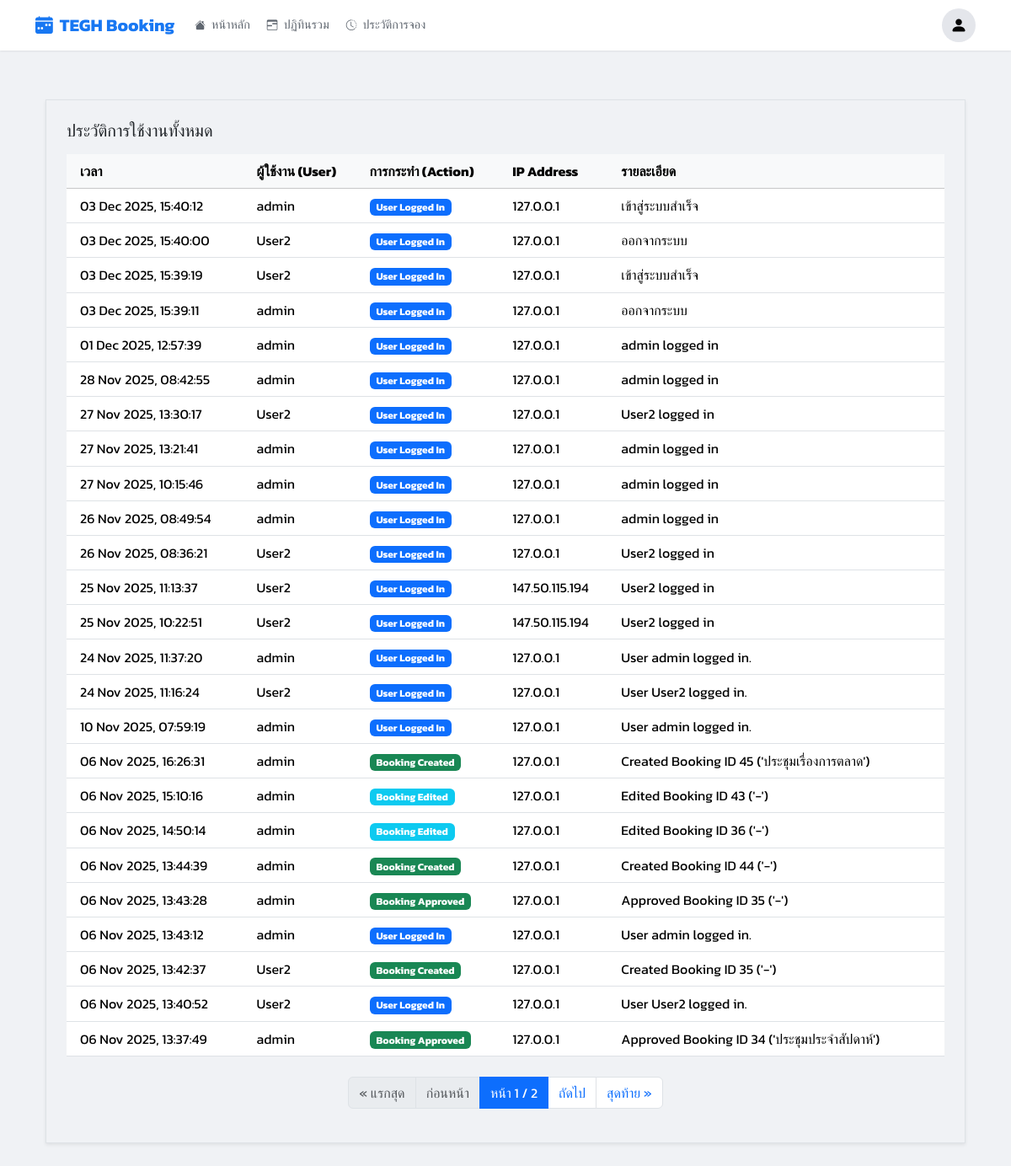
The app's page /audit-log/ (signed in), older data.
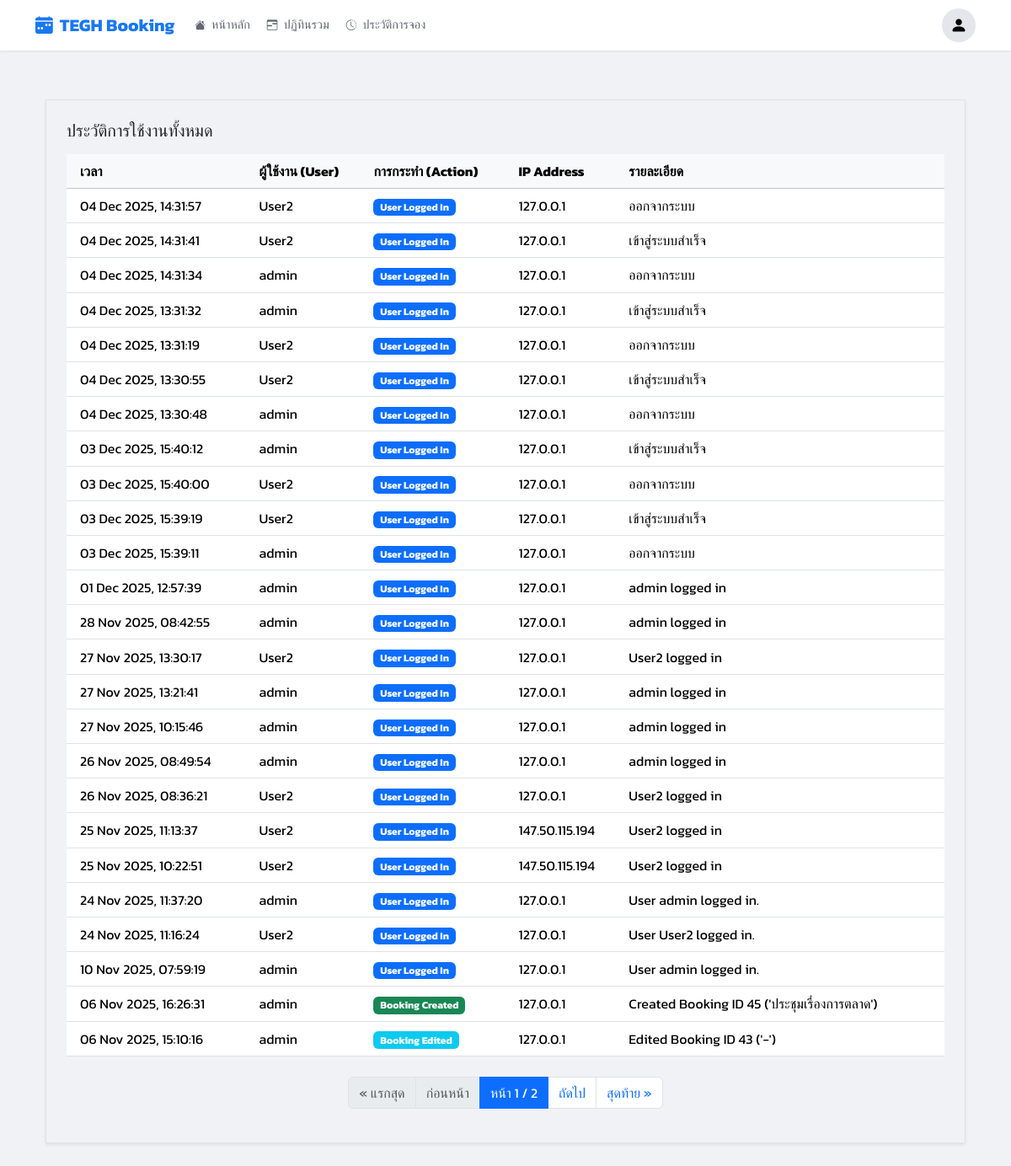
The same page, newer data.
### booking/models.py (models this page shows, shortened)
class AuditLog(models.Model):
    ACTION_CHOICES = [
        ('LOGIN', 'User Logged In'),
        ('BOOKING_CREATED', 'Booking Created'),
        ('BOOKING_EDITED', 'Booking Edited'),
        ('BOOKING_CANCELLED', 'Booking Cancelled'),
        ('BOOKING_APPROVED', 'Booking Approved'),
        ('BOOKING_REJECTED', 'Booking Rejected'),
        ('OUTLOOK_SYNC', 'Outlook Synced'),
    ]
    user = models.ForeignKey(User, on_delete=models.SET_NULL, null=True, blank=True)
    action = models.CharField(max_length=20, choices=ACTION_CHOICES)
    timestamp = models.DateTimeField(auto_now_add=True)
    details = models.TextField(blank=True, null=True)
    ip_address = models.GenericIPAddressField(null=True, blank=True)
    class Meta:
        ordering = ['-timestamp']

### booking/views.py (the view)
# urls.py: path('audit-log/', views.audit_log_view, name='audit_log'),
@login_required
def audit_log_view(request):
    logs = AuditLog.objects.all()
    paginator = Paginator(logs, 25)
    page_obj = paginator.get_page(request.GET.get('page'))
    return render(request, 'pages/audit_log.html', {**get_base_context(request), 'page_obj': page_obj})

### booking/views.py (called while the page is built)
def is_admin(user):
    return user.is_authenticated and (user.is_superuser or user.groups.filter(name='Admin').exists())

def is_approver_or_admin(user):
    return user.is_authenticated and (user.is_superuser or user.groups.filter(name__in=['Approver', 'Admin']).exists())

### templates/pages/audit_log.html (shortened to what this page needs)
{% extends 'base.html' %}
{% load static %}
{% block content %}
<div class="container-fluid py-4">
    <div class="content-card shadow-sm border p-3 p-md-4">
        <h5 class="mb-3">ประวัติการใช้งานทั้งหมด</h5>
        <div class="table-responsive">
            <table class="table table-hover mb-0 align-middle">
                <thead class="table-light">
                    <tr>
                        <th scope="col" class="ps-3">เวลา</th>
                        <th scope="col">ผู้ใช้งาน (User)</th>
                        <th scope="col">การกระทำ (Action)</th>
                        <th scope="col">IP Address</th>
                        <th scope="col">รายละเอียด</th>
                    </tr>
                </thead>
                <tbody>
                    {% for log in page_obj %}
                    <tr>
                        <td class="ps-3">{{ log.timestamp|date:"d M Y, H:i:s" }}</td>
                        <td>
                            {% if log.user %}
                                {{ log.user.username }}
                            {% else %}
                                <span class="text-muted small">(N/A)</span>
                            {% endif %}
                        </td>
                        <td>
                            <span class="badge
                                {% if log.action == 'LOGIN' %}bg-primary
                                {% elif log.action == 'BOOKING_CREATED' %}bg-success
                                {% elif log.action == 'BOOKING_EDITED' %}bg-info
                                {% elif log.action == 'BOOKING_APPROVED' %}bg-success
                                {% elif log.action == 'BOOKING_REJECTED' %}bg-warning text-dark
                                {% elif log.action == 'BOOKING_CANCELLED' %}bg-danger
                                {% else %}bg-secondary{% endif %}">
                                {{ log.get_action_display }}
                            </span>
                        </td>
                        <td>{{ log.ip_address|default:"-" }}</td>
                        <td>{{ log.details|default:"-" }}</td>
                    </tr>
                    {% endfor %}
                </tbody>
            </table>
        </div>
        {% if page_obj.has_other_pages %}
            <nav aria-label="Page navigation" class="mt-4">
                <ul class="pagination justify-content-center">
                    {% if page_obj.has_previous %}
                        <li class="page-item"><a class="page-link" href="?page=1">&laquo; แรกสุด</a></li>
                        <li class="page-item"><a class="page-link" href="?page={{ page_obj.previous_page_number }}">ก่อนหน้า</a></li>
                    {% else %}
                        <li class="page-item disabled"><span class="page-link">&laquo; แรกสุด</span></li>
                        <li class="page-item disabled"><span class="page-link">ก่อนหน้า</span></li>
                    {% endif %}
                    <li class="page-item active" aria-current="page">
                        <span class="page-link">หน้า {{ page_obj.number }} / {{ page_obj.paginator.num_pages }}</span>
                    </li>
                    {% if page_obj.has_next %}
                        <li class="page-item"><a class="page-link" href="?page={{ page_obj.next_page_number }}">ถัดไป</a></li>
                        <li class="page-item"><a class="page-link" href="?page={{ page_obj.paginator.num_pages }}">สุดท้าย &raquo;</a></li>
                    {% else %}
                        <li class="page-item disabled"><span class="page-link">ถัดไป</span></li>
                        <li class="page-item disabled"><span class="page-link">สุดท้าย &raquo;</span></li>
                    {% endif %}
                </ul>
            </nav>
        {% endif %}
    </div>
</div>
{% endblock %}

Row changes from the older to the newer data that the page shows:
no longer on this page (row unchanged): AuditLog: timestamp "06 Nov 2025, 14:50:14", user.username "admin", action "Booking Edited", ip_address "127.0.0.1", details "Edited Booking ID 36 ('-')"
no longer on this page (row unchanged): AuditLog: timestamp "06 Nov 2025, 13:44:39", user.username "admin", action "Booking Created", ip_address "127.0.0.1", details "Created Booking ID 44 ('-')"
no longer on this page (row unchanged): AuditLog: timestamp "06 Nov 2025, 13:43:28", user.username "admin", action "Booking Approved", ip_address "127.0.0.1", details "Approved Booking ID 35 ('-')"
no longer on this page (row unchanged): AuditLog: timestamp "06 Nov 2025, 13:43:12", user.username "admin", action "User Logged In", ip_address "127.0.0.1", details "User admin logged in."
no longer on this page (row unchanged): AuditLog: timestamp "06 Nov 2025, 13:42:37", user.username "User2", action "Booking Created", ip_address "127.0.0.1", details "Created Booking ID 35 ('-')"
no longer on this page (row unchanged): AuditLog: timestamp "06 Nov 2025, 13:40:52", user.username "User2", action "User Logged In", ip_address "127.0.0.1", details "User User2 logged in."
no longer on this page (row unchanged): AuditLog: timestamp "06 Nov 2025, 13:37:49", user.username "admin", action "Booking Approved", ip_address "127.0.0.1", details "Approved Booking ID 34 ('ประชุมประจำสัปดาห์')"
added AuditLog: timestamp "04 Dec 2025, 14:31:57", user.username "User2", action "User Logged In", ip_address "127.0.0.1", details "ออกจากระบบ"
added AuditLog: timestamp "04 Dec 2025, 14:31:41", user.username "User2", action "User Logged In", ip_address "127.0.0.1", details "เข้าสู่ระบบสำเร็จ"
added AuditLog: timestamp "04 Dec 2025, 14:31:34", user.username "admin", action "User Logged In", ip_address "127.0.0.1", details "ออกจากระบบ"
added AuditLog: timestamp "04 Dec 2025, 13:31:32", user.username "admin", action "User Logged In", ip_address "127.0.0.1", details "เข้าสู่ระบบสำเร็จ"
added AuditLog: timestamp "04 Dec 2025, 13:31:19", user.username "User2", action "User Logged In", ip_address "127.0.0.1", details "ออกจากระบบ"
added AuditLog: timestamp "04 Dec 2025, 13:30:55", user.username "User2", action "User Logged In", ip_address "127.0.0.1", details "เข้าสู่ระบบสำเร็จ"
added AuditLog: timestamp "04 Dec 2025, 13:30:48", user.username "admin", action "User Logged In", ip_address "127.0.0.1", details "ออกจากระบบ"
